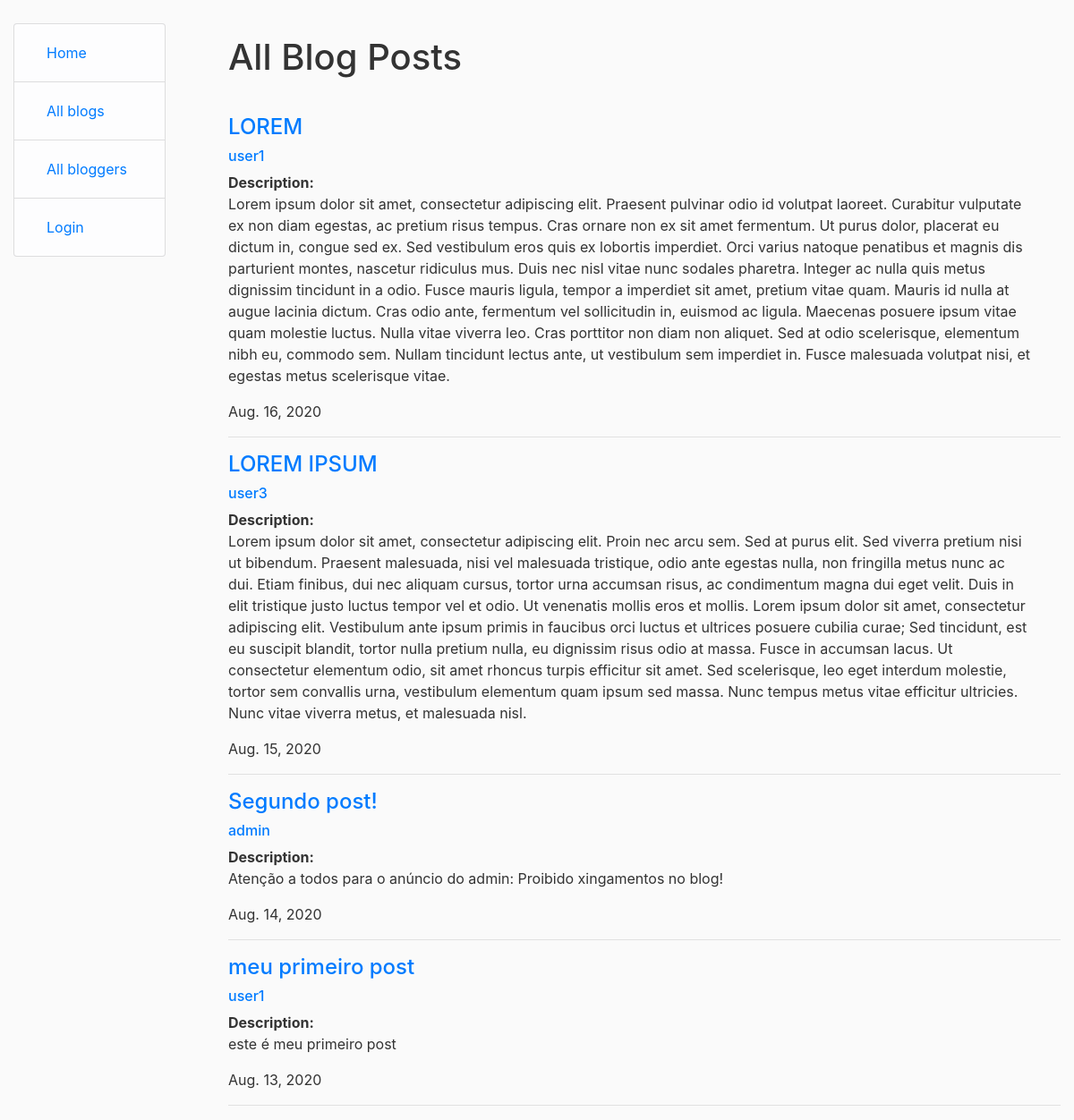
The app's page /blog/blogs/, older data.
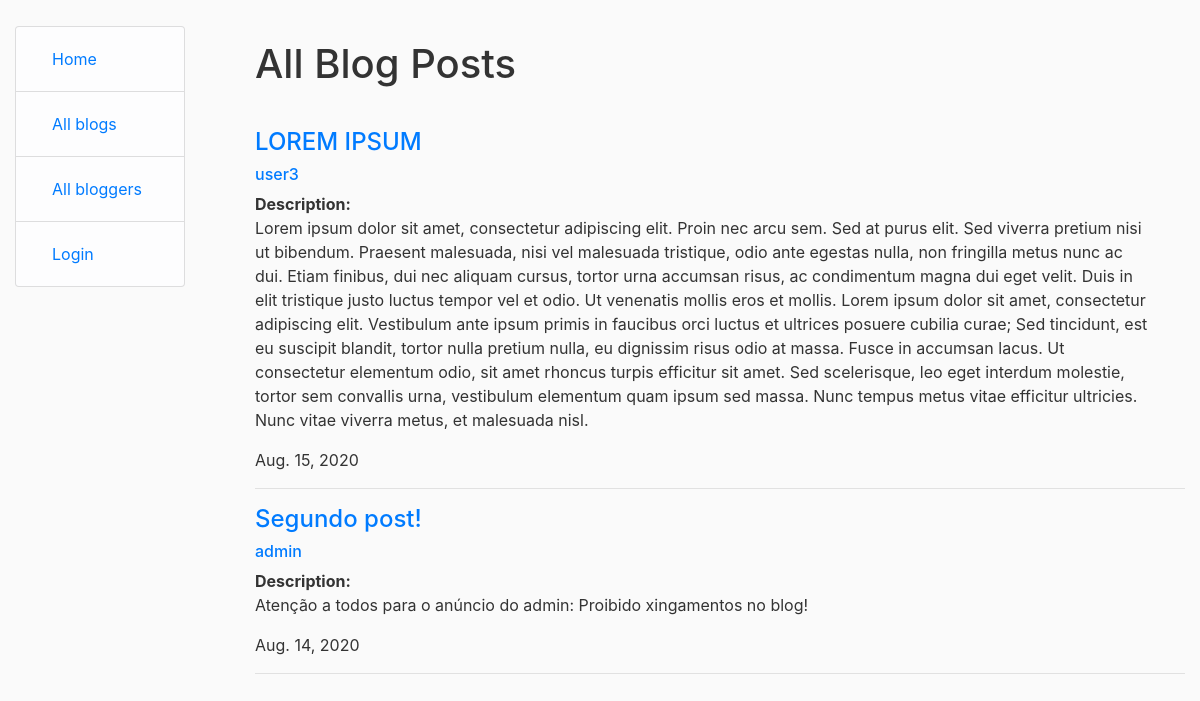
The same page, newer data.
### blog/models.py (models this page shows, shortened)
class Blogpost(models.Model):
    title = models.CharField(max_length=200, help_text='Enter a post title')
    date = models.DateField(auto_now_add=True)
    description = models.TextField(max_length=1000, help_text='Enter a description for the post')
    author = models.ForeignKey('Author', on_delete=models.SET_NULL, null=True)
    def get_absolute_url(self):
        return reverse('blogpost-detail', args=[str(self.id)])
    class Meta:
        ordering = ['-date']

class Author(models.Model):
    username = models.ForeignKey(User, on_delete=models.SET_NULL, null=True, blank=True)
    bio = models.TextField(max_length=1000, help_text='Enter the biography for the user')
    def __str__(self):
        return str(self.username)
    def get_absolute_url(self):
        return reverse('author-detail', args=[str(self.id)])

### blog/views.py (the view)
# urls.py: path('blogs/', views.BlogListView.as_view(), name='blogs'),
class BlogListView(generic.ListView):
    model = Blogpost
    paginate_by = 5

### blog/templates/blog/blogpost_list.html
{% extends "base_generic.html" %}
{% block content %}
    <br><ul><h1>All Blog Posts</h1></ul></br>
    {% if blogpost_list %}
    <ul>
        {% for post in blogpost_list %}
            <a href="{{ post.get_absolute_url }}"><h4>{{ post.title }}</h4></a>
            <a href="{{ post.author.get_absolute_url }}"><h6>{{ post.author }}</h6></a>
            <strong>Description:</strong><p class="breakline">{{ post.description }}</p>
            {{ post.date }}
            <hr>
        {% endfor %}
    </ul>
    {% else %}
        <p>The are no posts yet!</p>
    {% endif %}
{% endblock %}

Row changes from the older to the newer data that the page shows:
removed Blogpost: title "LOREM", author "user1", description "Lorem ipsum dolor sit amet, consectetur adipiscing elit. Praesent pulvinar odio id volutpat laoreet. Curabitur vulputate ex non diam egestas, ac pretium risus tempus. Cras ornare non ex sit amet fermentum. Ut purus dolor, placerat eu dictum in, congue sed ex. Sed vestibulum eros quis ex lobortis imperdiet. Orci varius natoque penatibus et magnis dis parturient montes, nascetur ridiculus mus. Duis nec nisl vitae nunc sodales pharetra. Integer ac nulla quis metus dignissim tincidunt in a odio. Fusce mauris ligula, tempor a imperdiet sit amet, pretium vitae quam. Mauris id nulla at augue lacinia dictum. Cras odio ante, fermentum vel sollicitudin in, euismod ac ligula. Maecenas posuere ipsum…", date "Aug. 16, 2020"
removed Blogpost: title "meu primeiro post", author "user1", description "este é meu primeiro post", date "Aug. 13, 2020"
